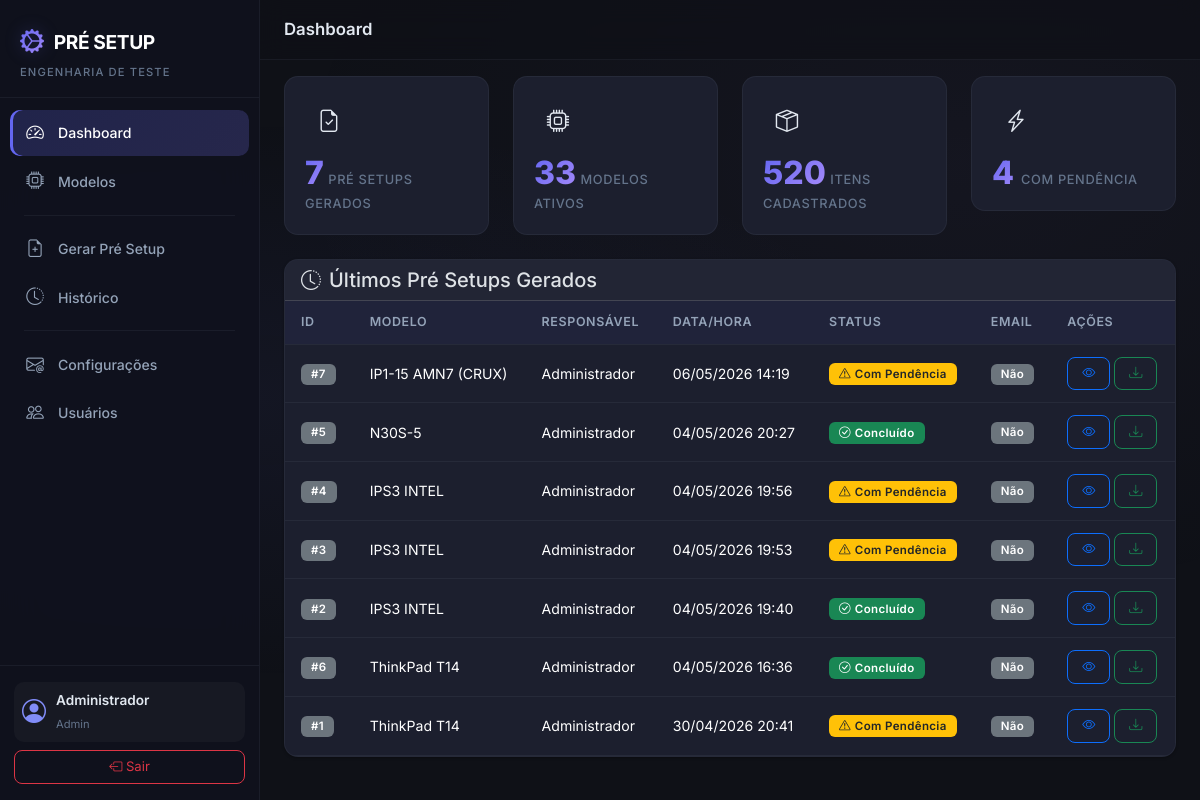
The page / (signed in) on the database its author committed.
### app/models.py (models this page shows, shortened)
class User(UserMixin, db.Model):
    __tablename__ = 'users'
    id = db.Column(db.Integer, primary_key=True)
    name = db.Column(db.String(150), nullable=False)
    username = db.Column(db.String(150), unique=True, nullable=False)
    email = db.Column(db.String(150), unique=True, nullable=True)
    password_hash = db.Column(db.String(256), nullable=False)
    profile = db.Column(db.String(50), nullable=False, default='Engenharia')  # Admin, Engenharia
    is_active_user = db.Column(db.Boolean, default=True)
    created_at = db.Column(db.DateTime, default=datetime.now)
    setups = db.relationship('PreSetup', backref='user', lazy='dynamic')
    @property
    def is_active(self):
        return self.is_active_user

class PreSetup(db.Model):
    __tablename__ = 'pre_setups'
    id = db.Column(db.Integer, primary_key=True)
    product_model_id = db.Column(db.Integer, db.ForeignKey('product_models.id'), nullable=False)
    user_id = db.Column(db.Integer, db.ForeignKey('users.id'), nullable=False)
    num_bays = db.Column(db.Integer, nullable=False, default=1)
    station = db.Column(db.String(50), nullable=False)  # FCT, SHELL, IO
    generated_at = db.Column(db.DateTime, default=datetime.now)
    overall_status = db.Column(db.String(50), nullable=False)  # CONCLUÍDO, COM PENDÊNCIA
    pdf_filename = db.Column(db.String(300), nullable=True)
    email_sent = db.Column(db.Boolean, default=False)
    email_sent_at = db.Column(db.DateTime, nullable=True)
    setup_items = db.relationship('PreSetupItem', backref='pre_setup', lazy='dynamic',
                                  cascade='all, delete-orphan')

class ProductModel(db.Model):
    __tablename__ = 'product_models'
    id = db.Column(db.Integer, primary_key=True)
    name = db.Column(db.String(150), unique=True, nullable=False)
    product_type = db.Column(db.String(50), nullable=False)  # Notebook, Desktop, Tiny
    station = db.Column(db.String(50), nullable=True)  # FCT, SHELL, IO
    is_active = db.Column(db.Boolean, default=True)
    created_at = db.Column(db.DateTime, default=datetime.now)
    template_items = db.relationship('TemplateItem', backref='product_model', lazy='dynamic',
                                     cascade='all, delete-orphan')
    items = db.relationship('Item', backref='product_model', lazy='dynamic',
                            cascade='all, delete-orphan')
    setups = db.relationship('PreSetup', backref='product_model', lazy='dynamic')

### app/dashboard/routes.py (the view)
@dashboard_bp.route('/')
@login_required
def index():
    total_setups = PreSetup.query.count()
    total_models = ProductModel.query.filter_by(is_active=True).count()
    total_items = Item.query.filter_by(is_active=True).count()
    recent_setups = PreSetup.query.order_by(PreSetup.generated_at.desc()).limit(10).all()
    return render_template('dashboard.html',
                           total_setups=total_setups,
                           total_models=total_models,
                           total_items=total_items,
                           recent_setups=recent_setups)

### app/models.py (called while the page is built)
@login_manager.user_loader
def load_user(user_id):
    return User.query.get(int(user_id))

### app/templates/dashboard.html (shortened to what this page needs)
{% extends "base.html" %}
{% block page_title %}Dashboard{% endblock %}
{% block content %}
<div class="row g-4 mb-4">
    <div class="col-xl-3 col-md-6">
        <div class="metric-card metric-card-primary">
            <div class="metric-icon">
                <i class="bi bi-file-earmark-check"></i>
            </div>
            <div class="metric-info">
                <span class="metric-value">{{ total_setups }}</span>
                <span class="metric-label">Pré Setups Gerados</span>
            </div>
        </div>
    </div>
    <div class="col-xl-3 col-md-6">
        <div class="metric-card metric-card-success">
            <div class="metric-icon">
                <i class="bi bi-cpu"></i>
            </div>
            <div class="metric-info">
                <span class="metric-value">{{ total_models }}</span>
                <span class="metric-label">Modelos Ativos</span>
            </div>
        </div>
    </div>
    <div class="col-xl-3 col-md-6">
        <div class="metric-card metric-card-info">
            <div class="metric-icon">
                <i class="bi bi-box-seam"></i>
            </div>
            <div class="metric-info">
                <span class="metric-value">{{ total_items }}</span>
                <span class="metric-label">Itens Cadastrados</span>
            </div>
        </div>
    </div>
    <div class="col-xl-3 col-md-6">
        <div class="metric-card metric-card-warning">
            <div class="metric-icon">
                <i class="bi bi-lightning-charge"></i>
            </div>
            <div class="metric-info">
                <span class="metric-value">
                    {% set pending = recent_setups | selectattr('overall_status', 'equalto', 'COM PENDÊNCIA') | list | length %}
                    {{ pending }}
                </span>
                <span class="metric-label">Com Pendência</span>
            </div>
        </div>
    </div>
</div>
<div class="card card-custom">
    <div class="card-header card-header-custom">
        <h5 class="mb-0"><i class="bi bi-clock-history me-2"></i>Últimos Pré Setups Gerados</h5>
    </div>
    <div class="card-body p-0">
        {% if recent_setups %}
        <div class="table-responsive">
            <table class="table table-custom mb-0">
                <thead>
                    <tr>
                        <th>ID</th>
                        <th>Modelo</th>
                        <th>Responsável</th>
                        {% if current_user.profile == 'Admin' %}
                        <th>Data/Hora</th>
                        <th>Status</th>
                        <th>Email</th>
                        {% endif %}
                        <th>Ações</th>
                    </tr>
                </thead>
                <tbody>
                    {% for setup in recent_setups %}
                    <tr>
                        <td><span class="badge bg-secondary">#{{ setup.id }}</span></td>
                        <td>{{ setup.product_model.name }}</td>
                        <td>{{ setup.user.name }}</td>
                        {% if current_user.profile == 'Admin' %}
                        <td>{{ setup.generated_at.strftime('%d/%m/%Y %H:%M') }}</td>
                        <td>
                            {% if setup.overall_status == 'CONCLUÍDO' %}
                                <span class="badge bg-success"><i class="bi bi-check-circle me-1"></i>Concluído</span>
                            {% else %}
                                <span class="badge bg-warning text-dark"><i class="bi bi-exclamation-triangle me-1"></i>Com Pendência</span>
                            {% endif %}
                        </td>
                        <td>
                            {% if setup.email_sent %}
                                <span class="badge bg-info"><i class="bi bi-check me-1"></i>Sim</span>
                            {% else %}
                                <span class="badge bg-secondary">Não</span>
                            {% endif %}
                        </td>
                        {% endif %}
                        <td>
                            <a href="{{ url_for('setup_requests.detail', setup_id=setup.id) }}" class="btn btn-sm btn-outline-primary" title="Ver detalhes">
                                <i class="bi bi-eye"></i>
                            </a>
                            {% if setup.pdf_filename %}
                            <a href="{{ url_for('setup_requests.download_pdf', setup_id=setup.id) }}" class="btn btn-sm btn-outline-success" title="Baixar PDF">
                                <i class="bi bi-download"></i>
                            </a>
                            {% endif %}
                        </td>
                    </tr>
                    {% endfor %}
                </tbody>
            </table>
        </div>
        {% endif %}
    </div>
</div>
{% endblock %}

### app/templates/base.html (shortened to what this page needs)
<!DOCTYPE html>
<html lang="pt-BR" data-bs-theme="dark">
<head>
    <link href="https://cdn.jsdelivr.net/npm/bootstrap@5.3.3/dist/css/bootstrap.min.css" rel="stylesheet">
    <link href="https://cdn.jsdelivr.net/npm/bootstrap-icons@1.11.3/font/bootstrap-icons.min.css" rel="stylesheet">
    <link rel="stylesheet" href="{{ url_for('static', filename='css/style.css') }}">
</head>
<body>
    {% if current_user.is_authenticated %}
    <nav class="sidebar" id="sidebar">
        <div class="sidebar-header">
            <div class="sidebar-brand">
                <i class="bi bi-gear-wide-connected"></i>
                <span>PRÉ SETUP</span>
            </div>
            <small class="sidebar-subtitle">Engenharia de Teste</small>
        </div>
        <ul class="sidebar-nav">
            <li class="sidebar-nav-item">
                <a href="{{ url_for('dashboard.index') }}" class="sidebar-nav-link {% if request.endpoint == 'dashboard.index' %}active{% endif %}">
                    <i class="bi bi-speedometer2"></i>
                    <span>Dashboard</span>
                </a>
            </li>
            {% if current_user.profile == 'Admin' %}
            <li class="sidebar-nav-item">
                <a href="{{ url_for('models_blueprint.index') }}" class="sidebar-nav-link {% if 'models_blueprint' in request.endpoint %}active{% endif %}">
                    <i class="bi bi-cpu"></i>
                    <span>Modelos</span>
                </a>
            </li>
            {% endif %}
            <li class="sidebar-divider"></li>
            <li class="sidebar-nav-item">
                <a href="{{ url_for('setup_requests.generate_select') }}" class="sidebar-nav-link {% if request.endpoint == 'setup_requests.generate_select' or request.endpoint == 'setup_requests.generate_form' %}active{% endif %}">
                    <i class="bi bi-file-earmark-plus"></i>
                    <span>Gerar Pré Setup</span>
                </a>
            </li>
            <li class="sidebar-nav-item">
                <a href="{{ url_for('setup_requests.history') }}" class="sidebar-nav-link {% if request.endpoint == 'setup_requests.history' or request.endpoint == 'setup_requests.detail' %}active{% endif %}">
                    <i class="bi bi-clock-history"></i>
                    <span>Histórico</span>
                </a>
            </li>
            {% if current_user.profile == 'Admin' %}
            <li class="sidebar-divider"></li>
            <li class="sidebar-nav-item">
                <a href="{{ url_for('email_config.index') }}" class="sidebar-nav-link {% if 'email_config' in request.endpoint %}active{% endif %}">
                    <i class="bi bi-envelope-at"></i>
                    <span>Configurações</span>
                </a>
            </li>
            <li class="sidebar-nav-item">
                <a href="{{ url_for('users.index') }}" class="sidebar-nav-link {% if 'users' in request.endpoint %}active{% endif %}">
                    <i class="bi bi-people"></i>
                    <span>Usuários</span>
                </a>
            </li>
            {% endif %}
        </ul>
        <div class="sidebar-footer">
            <div class="sidebar-user">
                <i class="bi bi-person-circle"></i>
                <div>
                    <div class="sidebar-user-name">{{ current_user.name }}</div>
                    <small class="sidebar-user-role">{{ current_user.profile }}</small>
                </div>
            </div>
            <a href="{{ url_for('auth.logout') }}" class="btn btn-outline-danger btn-sm w-100 mt-2">
                <i class="bi bi-box-arrow-left"></i> Sair
            </a>
        </div>
    </nav>
    <main class="main-content">
        <div class="topbar">
            <h5 class="topbar-title">{% block page_title %}{% endblock %}</h5>
        </div>
        <div class="container-fluid px-4 py-3">
            {% block content %}{% endblock %}
        </div>
    </main>
    {% else %}
        {% block fullpage %}{% endblock %}
    {% endif %}
</body>
</html>

### rows shown on the page
User: name "Administrador", profile "Admin"
PreSetup: id "7", product_model.name "IP1-15 AMN7 (CRUX)", user.name "Administrador", generated_at "06/05/2026 14:19", overall_status "COM PENDÊNCIA" (drawn), email_sent "Não"
PreSetup: id "5", product_model.name "N30S-5", user.name "Administrador", generated_at "04/05/2026 20:27", overall_status "CONCLUÍDO" (drawn), email_sent "Não"
PreSetup: id "4", product_model.name "IPS3 INTEL", user.name "Administrador", generated_at "04/05/2026 19:56", overall_status "COM PENDÊNCIA" (drawn), email_sent "Não"
PreSetup: id "3", product_model.name "IPS3 INTEL", user.name "Administrador", generated_at "04/05/2026 19:53", overall_status "COM PENDÊNCIA" (drawn), email_sent "Não"
PreSetup: id "2", product_model.name "IPS3 INTEL", user.name "Administrador", generated_at "04/05/2026 19:40", overall_status "CONCLUÍDO" (drawn), email_sent "Não"
PreSetup: id "6", product_model.name "ThinkPad T14", user.name "Administrador", generated_at "04/05/2026 16:36", overall_status "CONCLUÍDO" (drawn), email_sent "Não"
PreSetup: id "1", product_model.name "ThinkPad T14", user.name "Administrador", generated_at "30/04/2026 20:41", overall_status "COM PENDÊNCIA" (drawn), email_sent "Não"

### other values the page prints
{{ total_setups }} "7"
{{ total_models }} "33"
{{ total_items }} "520"
{{ pending }} "4"
